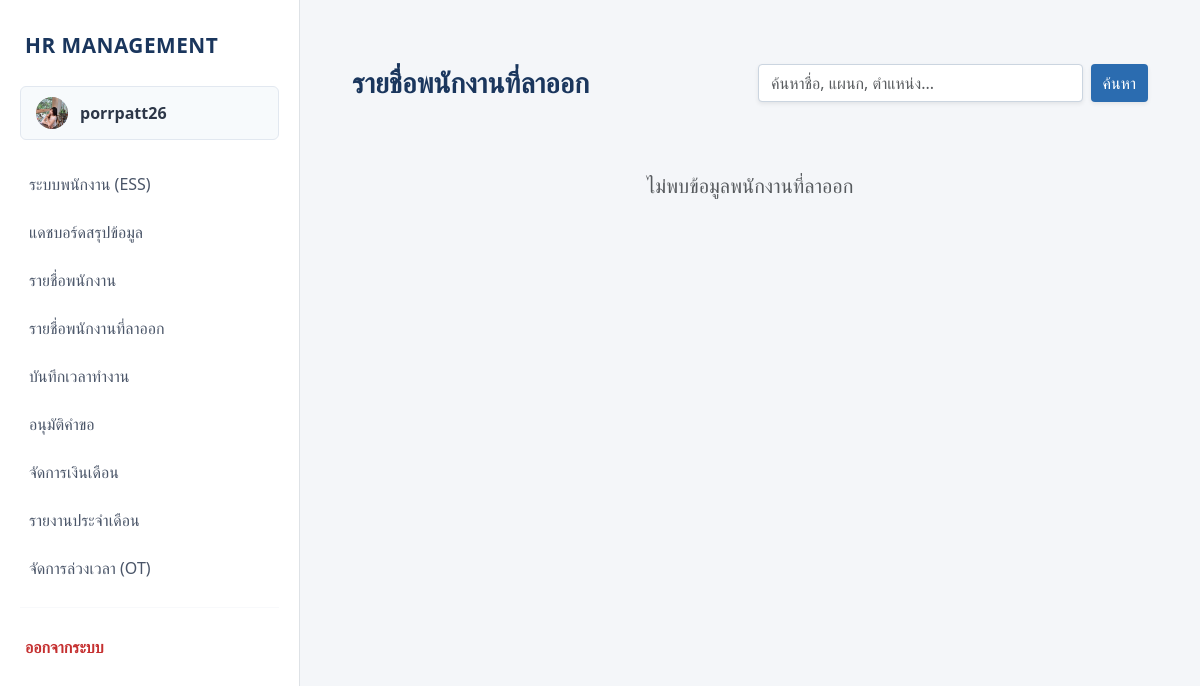
The app's page /resigned/ (signed in), older data.
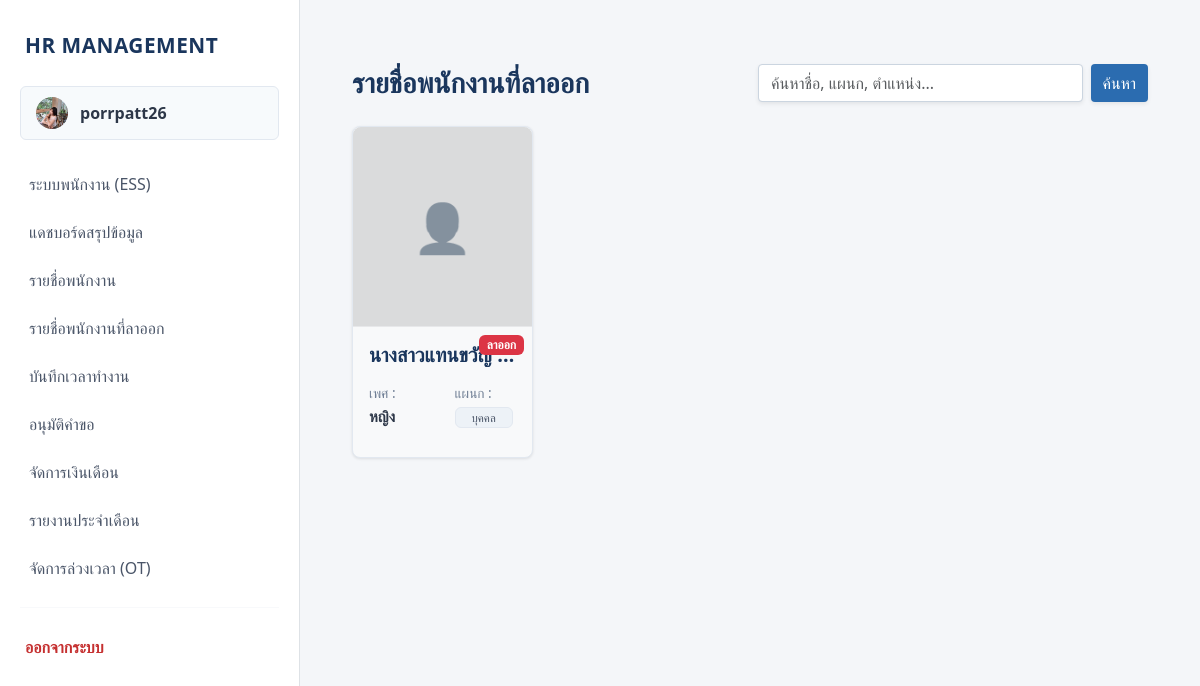
The same page, newer data.
### myapp/models.py (models this page shows, shortened)
class Employee(models.Model):
    title = models.CharField(max_length=10, choices=TITLE_CHOICES, default='นาย', verbose_name="คำนำหน้าชื่อ")
    first_name = models.CharField(max_length=100, verbose_name="ชื่อ")
    last_name = models.CharField(max_length=100, verbose_name="นามสกุล")
    gender = models.CharField(max_length=1, choices=GENDER_CHOICES, verbose_name="เพศ")
    birth_date = models.DateField(verbose_name="วัน-เดือน-ปี เกิด (YYYY-MM-DD)")
    salary = models.DecimalField(max_digits=10, decimal_places=2, verbose_name="เงินเดือน")
    department = models.CharField(max_length=20, choices=DEPT_CHOICES, verbose_name="แผนก")
    position = models.CharField(max_length=100, null=True, blank=True, verbose_name="ตำแหน่ง")
    hire_date = models.DateField(null=True, blank=True, verbose_name="วันที่เริ่มทำงาน")
    status = models.CharField(max_length=20, choices=STATUS_CHOICES, default='active', verbose_name="สถานะพนักงาน")
    phone_number = models.CharField(max_length=15, null=True, blank=True, verbose_name="เบอร์โทรศัพท์")
    bank_name = models.CharField(max_length=50, choices=BANK_CHOICES, null=True, blank=True, verbose_name="ชื่อธนาคาร")
    bank_account = models.CharField(max_length=50, null=True, blank=True, verbose_name="เลขบัญชีธนาคาร")
    photo = models.ImageField(upload_to='employee_photos/', null=True, blank=True, verbose_name="รูปภาพประจำตัว")

### myapp/views.py (the view, shortened to what this page needs)
# urls.py: path('resigned/', views.resigned_list, name='resigned_list'),
@login_required
@user_passes_test(is_admin, login_url='ess_dashboard')
def resigned_list(request):
    query = request.GET.get('q', '')
    employees = Employee.objects.filter(status='resigned').order_by('-id')
    paginator = Paginator(employees, 8)
    page_number = request.GET.get('page')
    page_obj = paginator.get_page(page_number)
    return render(request, 'resigned_list.html', {'page_obj': page_obj, 'query': query})

### myapp/context_processors.py (called while the page is built)
def get_employee_data(request):
    if request.user.is_authenticated:
        emp = Employee.objects.filter(
            first_name=request.user.first_name,
            last_name=request.user.last_name
        ).first()
        return {'current_emp': emp}
    return {}

### myapp/views.py (called while the page is built)
def is_admin(user):
    return user.is_staff

### templates/resigned_list.html (shortened to what this page needs)
{% extends 'basetemplate.html' %}
{% block content %}
<div class="container mt-4 mb-5">
    <div class="row mb-4 align-items-center g-3">
        <div class="col-md-6">
            <h3 class="fw-bold text-corporate-blue mb-0">รายชื่อพนักงานที่ลาออก</h3>
        </div>
        <div class="col-md-6">
            <div class="d-flex justify-content-md-end gap-2 flex-wrap">
                <form method="GET" action="{% url 'resigned_list' %}" class="d-flex flex-grow-1" style="max-width: 400px;">
                    <input type="text" name="q" class="form-control shadow-sm" style="border-radius: 4px; border-color: #CBD5E0;" placeholder="ค้นหาชื่อ, แผนก, ตำแหน่ง..." value="{{ query|default:'' }}">
                    <button type="submit" class="btn btn-primary-corporate shadow-sm ms-2" style="border-radius: 4px;">ค้นหา</button>
                </form>
            </div>
        </div>
    </div>
    <div class="row g-4">
        {% for emp in page_obj %}
        <div class="col-md-6 col-lg-4 col-xl-3">
            <div class="card card-custom h-100 bg-light">
                {% if emp.photo %}
                    <img src="{{ emp.photo.url }}" class="emp-photo w-100" alt="รูปพนักงาน">
                {% else %}
                    <div class="emp-photo w-100 bg-secondary bg-opacity-25 d-flex justify-content-center align-items-center text-muted">
                        <span style="font-size: 3rem;">👤</span>
                    </div>
                {% endif %}
                <div class="card-body p-3 position-relative">
                    <span class="badge bg-danger position-absolute top-0 end-0 mt-2 me-2 rounded-2">ลาออก</span>
                    <h5 class="fw-bold text-corporate-blue mb-3 text-truncate">{{ emp.title }}{{ emp.first_name }} {{ emp.last_name }}</h5>
                    <div class="row">
                        <div class="col-6"><p class="emp-label">เพศ :</p><p class="emp-data">{{ emp.get_gender_display|default:"-" }}</p></div>
                        <div class="col-6"><p class="emp-label">แผนก :</p>
                            <p class="emp-data"><span class="badge badge-department rounded-2 px-3 py-1">{{ emp.get_department_display|default:"-" }}</span></p>
                        </div>
                    </div>
                </div>
            </div>
        </div>
        {% empty %}
        <div class="col-12 text-center py-5">
            <h5 class="text-muted">ไม่พบข้อมูลพนักงานที่ลาออก</h5>
        </div>
        {% endfor %}
    </div>
</div>
{% endblock %}

Row changes from the older to the newer data that the page shows:
now on this page (row edited): Employee: title "นางสาว", first_name "แทนขวัญ", gender "หญิง", department "บุคคล"
Text that changed along with them:
text no longer shown: "ไม่พบข้อมูลพนักงานที่ลาออก"
